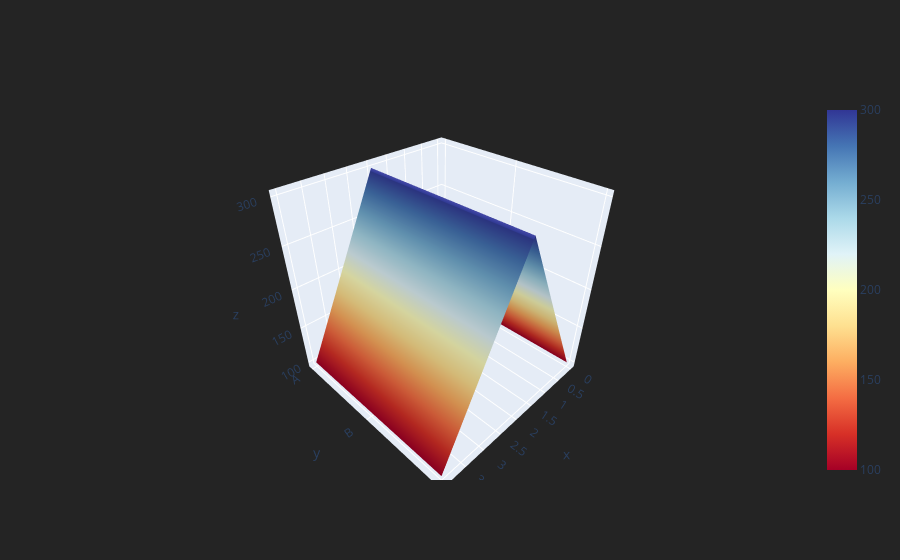

Notebook cell for this chart:
### Code cell
df.iplot(kind="surface", colorscale="rdylbu")

### Figure 1 — Plotly figure (JSON) as saved in the notebook; plotly's stock layout.template omitted (floating-point values rounded to 4 significant figures)
{"data": [{"colorscale": [[0, "rgb(165,0,38)"], [0.1, "rgb(215,48,39)"], [0.2, "rgb(244,109,67)"], [0.3, "rgb(253,174,97)"], [0.4, "rgb(254,224,144)"], [0.5, "rgb(255,255,191)"], [0.6, "rgb(224,243,248)"], [0.7, "rgb(171,217,233)"], [0.8, "rgb(116,173,209)"], [0.9, "rgb(69,117,180)"], [1, "rgb(49,54,149)"]], "type": "surface", "x": [0, 1, 2, 3, 4], "y": ["A", "B", "C"], "z": [[100, 200, 300, 200, 100], [100, 200, 300, 200, 100], [100, 200, 300, 200, 100]]}], "layout": {"legend": {"bgcolor": "#242424", "font": {"color": "#F4F4F4"}}, "paper_bgcolor": "#242424", "plot_bgcolor": "#242424", "title": {"font": {"color": "#F4F4F4"}}, "xaxis": {"gridcolor": "#343434", "showgrid": true, "tickfont": {"color": "#A4A4A4"}, "title": {"font": {"color": "#A4A4A4"}, "text": ""}, "zerolinecolor": "#444444"}, "yaxis": {"gridcolor": "#343434", "showgrid": true, "tickfont": {"color": "#A4A4A4"}, "title": {"font": {"color": "#A4A4A4"}, "text": ""}, "zerolinecolor": "#444444"}}}
